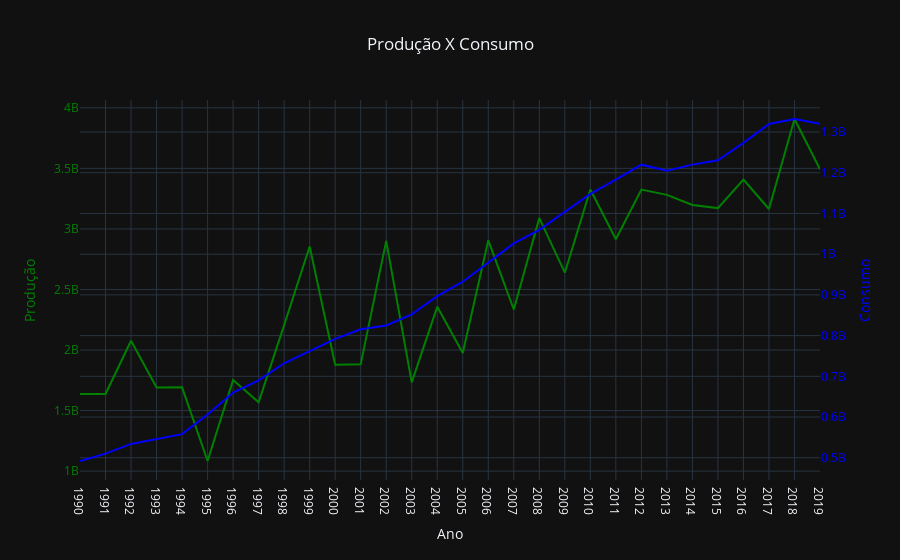

Here is the notebook cell this chart was saved with:
### Code cell
producao = go.Scatter(x=df.index, y=df['production'], mode='lines', yaxis='y1', line_color='green')
consumo = go.Scatter(x=df.index, y=df['consumption'], mode='lines', yaxis='y2', line_color='blue')

# Definindo as configurações dos eixos y
layout = go.Layout(
    yaxis1=dict(
        title='Produção',
        side='left',
        color='green'
    ),
    yaxis2=dict(
        title='Consumo',
        side='right',
        overlaying='y',
        color='blue'
    )
)

fig = go.Figure(data=[producao, consumo], layout=layout)

fig.update_layout(title="Produção X Consumo", title_x=0.5, xaxis_title="Ano", showlegend=False, template='plotly_dark')
fig.show()

### Figure 1 — Plotly figure (JSON) as saved in the notebook; plotly's stock layout.template omitted (floating-point values rounded to 4 significant figures)
{"data": [{"line": {"color": "green"}, "mode": "lines", "type": "scatter", "x": ["1990", "1991", "1992", "1993", "1994", "1995", "1996", "1997", "1998", "1999", "2000", "2001", "2002", "2003", "2004", "2005", "2006", "2007", "2008", "2009", "2010", "2011", "2012", "2013", "2014", "2015", "2016", "2017", "2018", "2019"], "y": [1637160000, 1637580000, 2076180000, 1690020000, 1691520000, 1083600000, 1751820000, 1568880000, 2205660000, 2854680000, 1878600000, 1881900000, 2901120000, 1732380000, 2356860000, 1975980000, 2905920000, 2334660000, 3089460000, 2638620000, 3325680000, 2915520000, 3325080000, 3281340000, 3198300000, 3172260000, 3407280000, 3164400000, 3907860000, 3492660000], "yaxis": "y"}, {"line": {"color": "blue"}, "mode": "lines", "type": "scatter", "x": ["1990", "1991", "1992", "1993", "1994", "1995", "1996", "1997", "1998", "1999", "2000", "2001", "2002", "2003", "2004", "2005", "2006", "2007", "2008", "2009", "2010", "2011", "2012", "2013", "2014", "2015", "2016", "2017", "2018", "2019"], "y": [492000000, 510000000, 534000000, 546000000, 558000000, 606000000, 660000000, 690000000, 732000000, 762000000, 792000000, 815400000, 825000000, 852000000, 896760000, 932280000, 979860000, 1026600000, 1059600000, 1103400000, 1147920000, 1183200000, 1219800000, 1205100000, 1219980000, 1230480000, 1273500000, 1319820000, 1332000000, 1320000000], "yaxis": "y2"}], "layout": {"showlegend": false, "title": {"text": "Produção X Consumo", "x": 0.5}, "xaxis": {"title": {"text": "Ano"}}, "yaxis": {"color": "green", "side": "left", "title": {"text": "Produção"}}, "yaxis2": {"color": "blue", "overlaying": "y", "side": "right", "title": {"text": "Consumo"}}}}
